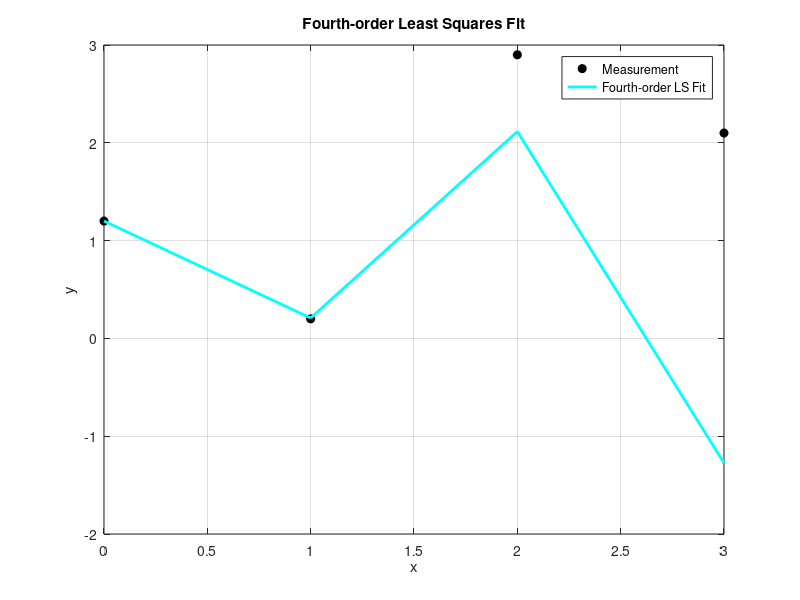

This figure's MATLAB source:
% Fourth-order least squares fit (quartic)
% Given data vectors x and y

x = [0 1 2 3]';              % Example input data (column vector)
y = [1.2 0.2 2.9 2.1]';  % Corresponding Measurement values

% Design matrix A for fourth-order: [1 x x^2 x^3 x^4]
A = [ones(length(x), 1), x, x.^2, x.^3, x.^4];

% Least squares solution: theta = inv(A'*A) * A' * y
theta = inv(A' * A) * A' * y;

% Fitted output
y_fit = A * theta;

% Plotting
figure;
plot(x, y, 'ko', 'MarkerFaceColor', 'k'); hold on;
plot(x, y_fit, 'c-', 'LineWidth', 2);
legend('Measurement', 'Fourth-order LS Fit');
xlabel('x'); ylabel('y');
title('Fourth-order Least Squares Fit');
grid on;
